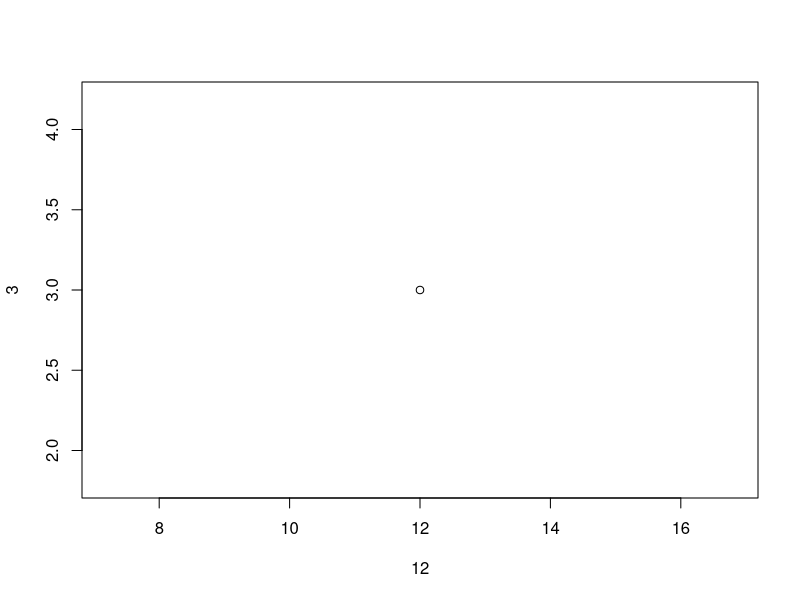
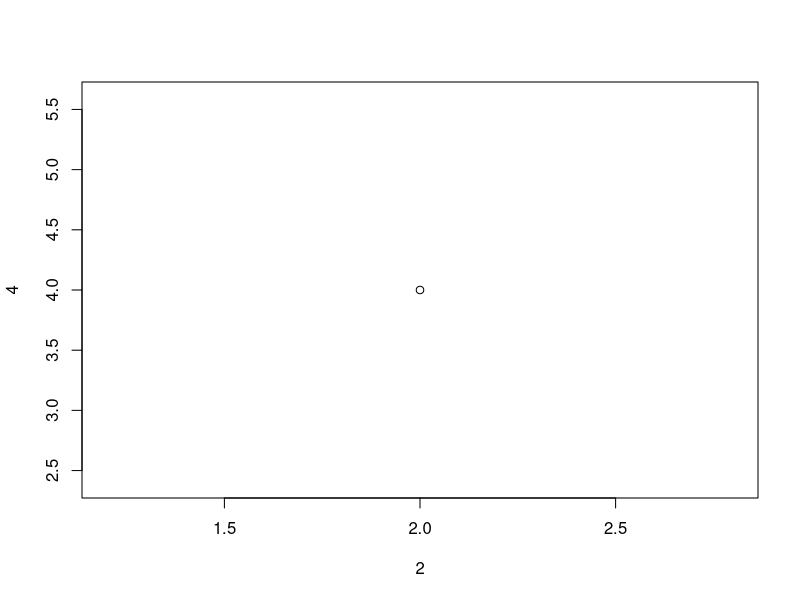

The R source for these figures, in order:
1+1
1+2
#Practicing some simple basic equation
23*34
3456*2374
5773/237
getwd()
setwd("/your/folder/")
install.packages("ggplot2")
library(ggplot2)
plot(12,3)
plot(2,4)
